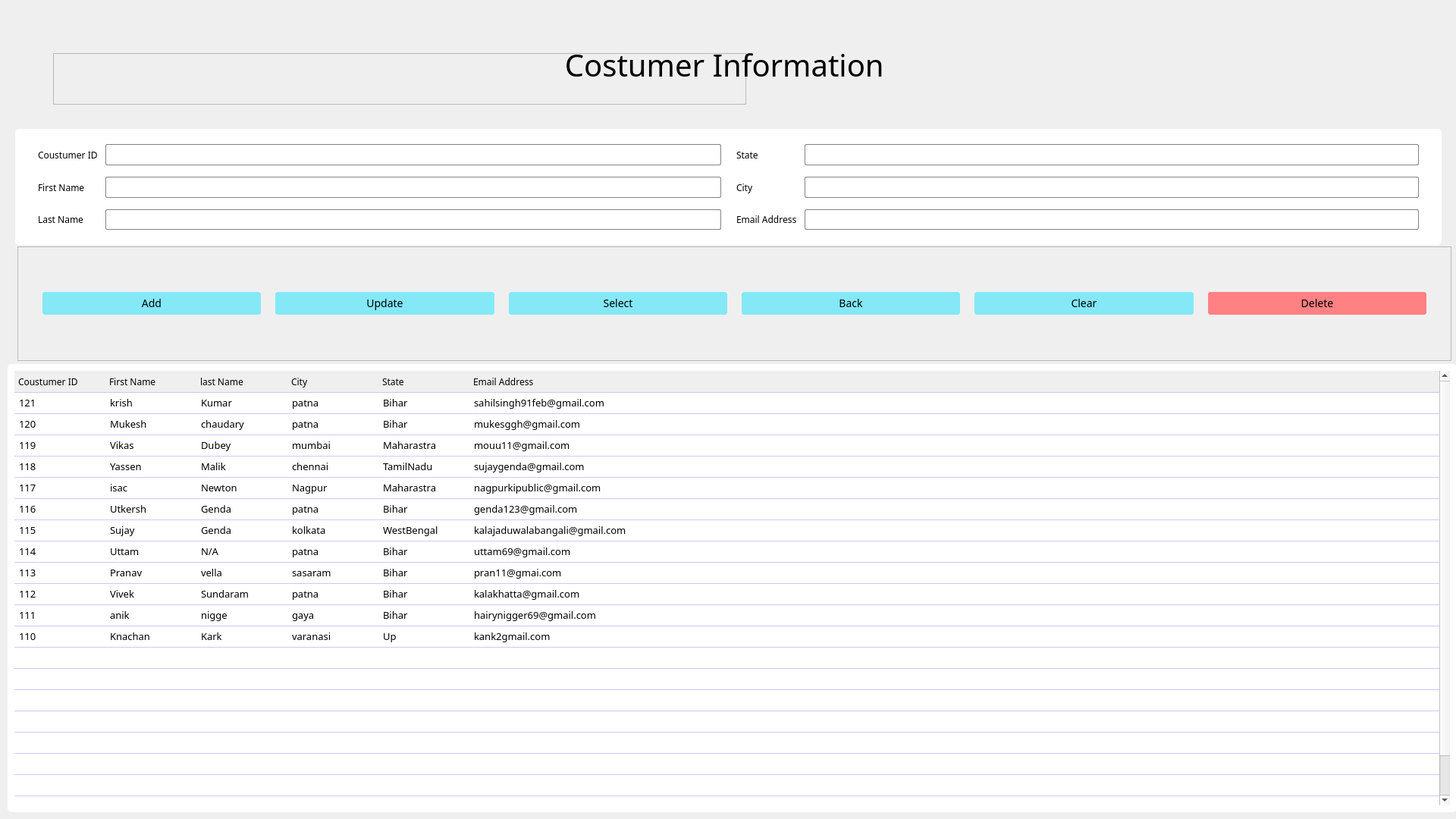
<?xml version="1.0" encoding="UTF-8"?>
<ui version="4.0">
 <class>Form</class>
 <widget class="QWidget" name="Form">
  <property name="geometry">
   <rect>
    <x>0</x>
    <y>0</y>
    <width>1920</width>
    <height>1080</height>
   </rect>
  </property>
  <property name="windowTitle">
   <string>Form</string>
  </property>
  <property name="styleSheet">
   <string notr="true">#info_frame {
	background-color: #fff;
	border: none;
	border-radius: 5px;
}

#info_frame QLabel,
#info_frame QLineEdit,
#info_frame QComboBox,
#function_frame QPushButton,
QHeaderView::section
 {
	font-family: Segoe UI Semibold;
	font-size: 12px;
}

#info_frame QLineEdit,
#info_frame QComboBox {
	padding: 4px 5px;
	border: 1px solid #838383;
	border-radius: 2px;
}

#info_frame QLineEdit:focus,
#info_frame QComboBox:focus
 {
	border-color: #0055ff;
}

QComboBox::drop-down { 
	background: transparent; 
	border: none;
	margin-right: 5px;
} 

QComboBox::down-arrow {
	image: url(:/icons/icons/expand_more.svg);
}

#result_frame {
	border-radius: 5px;
	background-color: #fff;
}

QHeaderView::section{
	border: none;
	border-bottom:1px solid #d0c6ff;
	text-align:left;
	padding: 3px 5px;
}

QTableWidget::Item{
	border-bottom:1px solid #d0c6ff;
	color: black;
	padding-left: 3px;
}

#function_frame QPushButton {
	font-size: 14px;
	padding: 5px 10px;
	border: 2px solid #f0f0f0;
	border-radius: 5px;
	background-color: #84e8f7;
}

#function_frame QPushButton:hover {
	border-color: #4c96f7;
	font-size: 15px;
}

#function_frame #delete_btn {
	background-color: #ff8183;
}

#function_frame #delete_btn:hover {
	border-color: #dc0004;
}





</string>
  </property>
  <widget class="QFrame" name="frame_3">
   <property name="geometry">
    <rect>
     <x>70</x>
     <y>70</y>
     <width>914</width>
     <height>68</height>
    </rect>
   </property>
   <property name="frameShape">
    <enum>QFrame::StyledPanel</enum>
   </property>
   <property name="frameShadow">
    <enum>QFrame::Raised</enum>
   </property>
   <layout class="QHBoxLayout" name="horizontalLayout_2"/>
  </widget>
  <widget class="QFrame" name="result_frame">
   <property name="geometry">
    <rect>
     <x>10</x>
     <y>480</y>
     <width>1911</width>
     <height>591</height>
    </rect>
   </property>
   <property name="frameShape">
    <enum>QFrame::StyledPanel</enum>
   </property>
   <property name="frameShadow">
    <enum>QFrame::Raised</enum>
   </property>
   <layout class="QGridLayout" name="gridLayout_4">
    <item row="0" column="0">
     <widget class="QTableWidget" name="tableWidget">
      <property name="font">
       <font>
        <family>黑体</family>
        <pointsize>10</pointsize>
       </font>
      </property>
      <property name="focusPolicy">
       <enum>Qt::NoFocus</enum>
      </property>
      <property name="styleSheet">
       <string notr="true"/>
      </property>
      <property name="frameShape">
       <enum>QFrame::NoFrame</enum>
      </property>
      <property name="selectionMode">
       <enum>QAbstractItemView::ExtendedSelection</enum>
      </property>
      <property name="selectionBehavior">
       <enum>QAbstractItemView::SelectRows</enum>
      </property>
      <property name="showGrid">
       <bool>false</bool>
      </property>
      <property name="gridStyle">
       <enum>Qt::NoPen</enum>
      </property>
      <property name="sortingEnabled">
       <bool>true</bool>
      </property>
      <property name="wordWrap">
       <bool>true</bool>
      </property>
      <property name="cornerButtonEnabled">
       <bool>false</bool>
      </property>
      <property name="rowCount">
       <number>21</number>
      </property>
      <attribute name="horizontalHeaderCascadingSectionResizes">
       <bool>false</bool>
      </attribute>
      <attribute name="horizontalHeaderMinimumSectionSize">
       <number>50</number>
      </attribute>
      <attribute name="horizontalHeaderDefaultSectionSize">
       <number>120</number>
      </attribute>
      <attribute name="horizontalHeaderStretchLastSection">
       <bool>true</bool>
      </attribute>
      <attribute name="verticalHeaderVisible">
       <bool>false</bool>
      </attribute>
      <attribute name="verticalHeaderCascadingSectionResizes">
       <bool>false</bool>
      </attribute>
      <attribute name="verticalHeaderDefaultSectionSize">
       <number>28</number>
      </attribute>
      <attribute name="verticalHeaderHighlightSections">
       <bool>false</bool>
      </attribute>
      <attribute name="verticalHeaderShowSortIndicator" stdset="0">
       <bool>true</bool>
      </attribute>
      <attribute name="verticalHeaderStretchLastSection">
       <bool>false</bool>
      </attribute>
      <row>
       <property name="text">
        <string>1</string>
       </property>
      </row>
      <row>
       <property name="text">
        <string>New Row</string>
       </property>
      </row>
      <row>
       <property name="text">
        <string>New Row</string>
       </property>
      </row>
      <row>
       <property name="text">
        <string>New Row</string>
       </property>
      </row>
      <row>
       <property name="text">
        <string>New Row</string>
       </property>
      </row>
      <row>
       <property name="text">
        <string>New Row</string>
       </property>
      </row>
      <row>
       <property name="text">
        <string>New Row</string>
       </property>
      </row>
      <row>
       <property name="text">
        <string>New Row</string>
       </property>
      </row>
      <row>
       <property name="text">
        <string>New Row</string>
       </property>
      </row>
      <row>
       <property name="text">
        <string>New Row</string>
       </property>
      </row>
      <row>
       <property name="text">
        <string>New Row</string>
       </property>
      </row>
      <row>
       <property name="text">
        <string>New Row</string>
       </property>
      </row>
      <row>
       <property name="text">
        <string>New Row</string>
       </property>
      </row>
      <row>
       <property name="text">
        <string>New Row</string>
       </property>
      </row>
      <row>
       <property name="text">
        <string>New Row</string>
       </property>
      </row>
      <row>
       <property name="text">
        <string>New Row</string>
       </property>
      </row>
      <row>
       <property name="text">
        <string>New Row</string>
       </property>
      </row>
      <row>
       <property name="text">
        <string>New Row</string>
       </property>
      </row>
      <row>
       <property name="text">
        <string>New Row</string>
       </property>
      </row>
      <row>
       <property name="text">
        <string>New Row</string>
       </property>
      </row>
      <row>
       <property name="text">
        <string>2</string>
       </property>
      </row>
      <column>
       <property name="text">
        <string>Coustumer ID</string>
       </property>
       <property name="font">
        <font>
         <family>黑体</family>
         <pointsize>10</pointsize>
        </font>
       </property>
       <property name="textAlignment">
        <set>AlignLeading|AlignVCenter</set>
       </property>
      </column>
      <column>
       <property name="text">
        <string>First Name</string>
       </property>
       <property name="font">
        <font>
         <family>黑体</family>
         <pointsize>10</pointsize>
        </font>
       </property>
       <property name="textAlignment">
        <set>AlignLeading|AlignVCenter</set>
       </property>
      </column>
      <column>
       <property name="text">
        <string>last Name</string>
       </property>
       <property name="textAlignment">
        <set>AlignLeading|AlignVCenter</set>
       </property>
      </column>
      <column>
       <property name="text">
        <string>City</string>
       </property>
       <property name="textAlignment">
        <set>AlignLeading|AlignVCenter</set>
       </property>
      </column>
      <column>
       <property name="text">
        <string>State</string>
       </property>
       <property name="textAlignment">
        <set>AlignLeading|AlignVCenter</set>
       </property>
      </column>
      <column>
       <property name="text">
        <string>Email Address</string>
       </property>
       <property name="textAlignment">
        <set>AlignLeading|AlignVCenter</set>
       </property>
      </column>
      <item row="0" column="0">
       <property name="text">
        <string>121</string>
       </property>
      </item>
      <item row="0" column="1">
       <property name="text">
        <string>krish</string>
       </property>
      </item>
      <item row="0" column="2">
       <property name="text">
        <string>Kumar</string>
       </property>
      </item>
      <item row="0" column="3">
       <property name="text">
        <string>patna</string>
       </property>
      </item>
      <item row="0" column="4">
       <property name="text">
        <string>Bihar</string>
       </property>
      </item>
      <item row="0" column="5">
       <property name="text">
        <string>sahilsingh91feb@gmail.com</string>
       </property>
      </item>
      <item row="1" column="0">
       <property name="text">
        <string>120</string>
       </property>
      </item>
      <item row="1" column="1">
       <property name="text">
        <string>Mukesh </string>
       </property>
      </item>
      <item row="1" column="2">
       <property name="text">
        <string>chaudary</string>
       </property>
      </item>
      <item row="1" column="3">
       <property name="text">
        <string>patna</string>
       </property>
      </item>
      <item row="1" column="4">
       <property name="text">
        <string>Bihar</string>
       </property>
      </item>
      <item row="1" column="5">
       <property name="text">
        <string>mukesggh@gmail.com</string>
       </property>
      </item>
      <item row="2" column="0">
       <property name="text">
        <string>119</string>
       </property>
      </item>
      <item row="2" column="1">
       <property name="text">
        <string>Vikas </string>
       </property>
      </item>
      <item row="2" column="2">
       <property name="text">
        <string>Dubey</string>
       </property>
      </item>
      <item row="2" column="3">
       <property name="text">
        <string>mumbai</string>
       </property>
      </item>
      <item row="2" column="4">
       <property name="text">
        <string>Maharastra</string>
       </property>
      </item>
      <item row="2" column="5">
       <property name="text">
        <string>mouu11@gmail.com</string>
       </property>
      </item>
      <item row="3" column="0">
       <property name="text">
        <string>118</string>
       </property>
      </item>
      <item row="3" column="1">
       <property name="text">
        <string>Yassen</string>
       </property>
      </item>
      <item row="3" column="2">
       <property name="text">
        <string>Malik</string>
       </property>
      </item>
      <item row="3" column="3">
       <property name="text">
        <string>chennai</string>
       </property>
      </item>
      <item row="3" column="4">
       <property name="text">
        <string>TamilNadu</string>
       </property>
      </item>
      <item row="3" column="5">
       <property name="text">
        <string>sujaygenda@gmail.com</string>
       </property>
      </item>
      <item row="4" column="0">
       <property name="text">
        <string>117</string>
       </property>
      </item>
      <item row="4" column="1">
       <property name="text">
        <string>isac</string>
       </property>
      </item>
      <item row="4" column="2">
       <property name="text">
        <string>Newton</string>
       </property>
      </item>
      <item row="4" column="3">
       <property name="text">
        <string>Nagpur</string>
       </property>
      </item>
      <item row="4" column="4">
       <property name="text">
        <string>Maharastra</string>
       </property>
      </item>
      <item row="4" column="5">
       <property name="text">
        <string>nagpurkipublic@gmail.com</string>
       </property>
      </item>
      <item row="5" column="0">
       <property name="text">
        <string>116</string>
       </property>
      </item>
      <item row="5" column="1">
       <property name="text">
        <string>Utkersh</string>
       </property>
      </item>
      <item row="5" column="2">
       <property name="text">
        <string>Genda</string>
       </property>
      </item>
      <item row="5" column="3">
       <property name="text">
        <string>patna</string>
       </property>
      </item>
      <item row="5" column="4">
       <property name="text">
        <string>Bihar</string>
       </property>
      </item>
      <item row="5" column="5">
       <property name="text">
        <string>genda123@gmail.com</string>
       </property>
      </item>
      <item row="6" column="0">
       <property name="text">
        <string>115</string>
       </property>
      </item>
      <item row="6" column="1">
       <property name="text">
        <string>Sujay</string>
       </property>
      </item>
      <item row="6" column="2">
       <property name="text">
        <string>Genda</string>
       </property>
      </item>
      <item row="6" column="3">
       <property name="text">
        <string>kolkata</string>
       </property>
      </item>
      <item row="6" column="4">
       <property name="text">
        <string>WestBengal</string>
       </property>
      </item>
      <item row="6" column="5">
       <property name="text">
        <string>kalajaduwalabangali@gmail.com</string>
       </property>
      </item>
      <item row="7" column="0">
       <property name="text">
        <string>114</string>
       </property>
      </item>
      <item row="7" column="1">
       <property name="text">
        <string>Uttam</string>
       </property>
      </item>
      <item row="7" column="2">
       <property name="text">
        <string>N/A</string>
       </property>
      </item>
      <item row="7" column="3">
       <property name="text">
        <string>patna</string>
       </property>
      </item>
      <item row="7" column="4">
       <property name="text">
        <string>Bihar</string>
       </property>
      </item>
      <item row="7" column="5">
       <property name="text">
        <string>uttam69@gmail.com</string>
       </property>
      </item>
      <item row="8" column="0">
       <property name="text">
        <string>113</string>
       </property>
      </item>
      <item row="8" column="1">
       <property name="text">
        <string>Pranav</string>
       </property>
      </item>
      <item row="8" column="2">
       <property name="text">
        <string>vella</string>
       </property>
      </item>
      <item row="8" column="3">
       <property name="text">
        <string>sasaram</string>
       </property>
      </item>
      <item row="8" column="4">
       <property name="text">
        <string>Bihar</string>
       </property>
      </item>
      <item row="8" column="5">
       <property name="text">
        <string>pran11@gmai.com</string>
       </property>
      </item>
      <item row="9" column="0">
       <property name="text">
        <string>112</string>
       </property>
      </item>
      <item row="9" column="1">
       <property name="text">
        <string>Vivek</string>
       </property>
      </item>
      <item row="9" column="2">
       <property name="text">
        <string>Sundaram</string>
       </property>
      </item>
      <item row="9" column="3">
       <property name="text">
        <string>patna</string>
       </property>
      </item>
      <item row="9" column="4">
       <property name="text">
        <string>Bihar</string>
       </property>
      </item>
      <item row="9" column="5">
       <property name="text">
        <string>kalakhatta@gmail.com</string>
       </property>
      </item>
      <item row="10" column="0">
       <property name="text">
        <string>111</string>
       </property>
      </item>
      <item row="10" column="1">
       <property name="text">
        <string>anik</string>
       </property>
      </item>
      <item row="10" column="2">
       <property name="text">
        <string>nigge</string>
       </property>
      </item>
      <item row="10" column="3">
       <property name="text">
        <string>gaya</string>
       </property>
      </item>
      <item row="10" column="4">
       <property name="text">
        <string>Bihar</string>
       </property>
      </item>
      <item row="10" column="5">
       <property name="text">
        <string>hairynigger69@gmail.com</string>
       </property>
      </item>
      <item row="11" column="0">
       <property name="text">
        <string>110</string>
       </property>
      </item>
      <item row="11" column="1">
       <property name="text">
        <string>Knachan</string>
       </property>
      </item>
      <item row="11" column="2">
       <property name="text">
        <string>Kark</string>
       </property>
      </item>
      <item row="11" column="3">
       <property name="text">
        <string>varanasi</string>
       </property>
      </item>
      <item row="11" column="4">
       <property name="text">
        <string>Up</string>
       </property>
      </item>
      <item row="11" column="5">
       <property name="text">
        <string>kank2gmail.com</string>
       </property>
      </item>
      <item row="12" column="0">
       <property name="text">
        <string/>
       </property>
      </item>
      <item row="13" column="0">
       <property name="text">
        <string/>
       </property>
      </item>
      <item row="14" column="0">
       <property name="text">
        <string/>
       </property>
      </item>
      <item row="20" column="0">
       <property name="text">
        <string/>
       </property>
      </item>
     </widget>
    </item>
   </layout>
  </widget>
  <widget class="QFrame" name="info_frame">
   <property name="geometry">
    <rect>
     <x>20</x>
     <y>170</y>
     <width>1881</width>
     <height>153</height>
    </rect>
   </property>
   <property name="frameShape">
    <enum>QFrame::StyledPanel</enum>
   </property>
   <property name="frameShadow">
    <enum>QFrame::Raised</enum>
   </property>
   <layout class="QGridLayout" name="gridLayout_6">
    <property name="leftMargin">
     <number>30</number>
    </property>
    <property name="topMargin">
     <number>20</number>
    </property>
    <property name="rightMargin">
     <number>30</number>
    </property>
    <property name="bottomMargin">
     <number>20</number>
    </property>
    <property name="horizontalSpacing">
     <number>20</number>
    </property>
    <property name="verticalSpacing">
     <number>10</number>
    </property>
    <item row="0" column="0">
     <layout class="QGridLayout" name="gridLayout_2">
      <property name="horizontalSpacing">
       <number>10</number>
      </property>
      <property name="verticalSpacing">
       <number>15</number>
      </property>
      <item row="0" column="0">
       <widget class="QLabel" name="label">
        <property name="font">
         <font>
          <family>Segoe UI Semibold</family>
          <pointsize>-1</pointsize>
         </font>
        </property>
        <property name="text">
         <string>Coustumer ID</string>
        </property>
       </widget>
      </item>
      <item row="0" column="1">
       <widget class="QLineEdit" name="lineEdit">
        <property name="inputMethodHints">
         <set>Qt::ImhDigitsOnly</set>
        </property>
       </widget>
      </item>
      <item row="1" column="0">
       <widget class="QLabel" name="label_2">
        <property name="text">
         <string>First Name</string>
        </property>
       </widget>
      </item>
      <item row="1" column="1">
       <widget class="QLineEdit" name="lineEdit_2"/>
      </item>
      <item row="2" column="0">
       <widget class="QLabel" name="label_3">
        <property name="text">
         <string>Last Name</string>
        </property>
       </widget>
      </item>
      <item row="2" column="1">
       <widget class="QLineEdit" name="lineEdit_3"/>
      </item>
     </layout>
    </item>
    <item row="0" column="1">
     <layout class="QGridLayout" name="gridLayout_3">
      <property name="horizontalSpacing">
       <number>10</number>
      </property>
      <property name="verticalSpacing">
       <number>15</number>
      </property>
      <item row="0" column="0">
       <widget class="QLabel" name="label_4">
        <property name="text">
         <string>State</string>
        </property>
       </widget>
      </item>
      <item row="0" column="1">
       <widget class="QComboBox" name="comboBox">
        <property name="editable">
         <bool>true</bool>
        </property>
        <item>
         <property name="text">
          <string/>
         </property>
        </item>
        <item>
         <property name="text">
          <string>New Item</string>
         </property>
        </item>
        <item>
         <property name="text">
          <string>New Item</string>
         </property>
        </item>
        <item>
         <property name="text">
          <string>New Item</string>
         </property>
        </item>
        <item>
         <property name="text">
          <string>New Item</string>
         </property>
        </item>
       </widget>
      </item>
      <item row="1" column="0">
       <widget class="QLabel" name="label_5">
        <property name="text">
         <string>City</string>
        </property>
       </widget>
      </item>
      <item row="1" column="1">
       <widget class="QComboBox" name="comboBox_2">
        <property name="editable">
         <bool>true</bool>
        </property>
        <item>
         <property name="text">
          <string/>
         </property>
        </item>
        <item>
         <property name="text">
          <string>New Item</string>
         </property>
        </item>
        <item>
         <property name="text">
          <string>New Item</string>
         </property>
        </item>
        <item>
         <property name="text">
          <string>New Item</string>
         </property>
        </item>
        <item>
         <property name="text">
          <string>New Item</string>
         </property>
        </item>
        <item>
         <property name="text">
          <string>New Item</string>
         </property>
        </item>
       </widget>
      </item>
      <item row="2" column="0">
       <widget class="QLabel" name="label_6">
        <property name="text">
         <string>Email Address</string>
        </property>
       </widget>
      </item>
      <item row="2" column="1">
       <widget class="QLineEdit" name="lineEdit_4"/>
      </item>
     </layout>
    </item>
   </layout>
  </widget>
  <widget class="QFrame" name="function_frame">
   <property name="geometry">
    <rect>
     <x>23</x>
     <y>325</y>
     <width>1891</width>
     <height>151</height>
    </rect>
   </property>
   <property name="frameShape">
    <enum>QFrame::StyledPanel</enum>
   </property>
   <property name="frameShadow">
    <enum>QFrame::Raised</enum>
   </property>
   <layout class="QHBoxLayout" name="horizontalLayout">
    <property name="spacing">
     <number>15</number>
    </property>
    <property name="leftMargin">
     <number>30</number>
    </property>
    <property name="topMargin">
     <number>10</number>
    </property>
    <property name="rightMargin">
     <number>30</number>
    </property>
    <property name="bottomMargin">
     <number>10</number>
    </property>
    <item>
     <widget class="QPushButton" name="add_btn">
      <property name="text">
       <string>Add</string>
      </property>
      <property name="icon">
       <iconset>
        <normaloff>../mainwin/PyQt5-Video-Book-main/#017_Students information system/icons/add.svg</normaloff>../mainwin/PyQt5-Video-Book-main/#017_Students information system/icons/add.svg</iconset>
      </property>
      <property name="iconSize">
       <size>
        <width>20</width>
        <height>20</height>
       </size>
      </property>
     </widget>
    </item>
    <item>
     <widget class="QPushButton" name="update_btn">
      <property name="text">
       <string>Update</string>
      </property>
      <property name="icon">
       <iconset>
        <normaloff>../mainwin/PyQt5-Video-Book-main/#017_Students information system/icons/update.svg</normaloff>../mainwin/PyQt5-Video-Book-main/#017_Students information system/icons/update.svg</iconset>
      </property>
      <property name="iconSize">
       <size>
        <width>20</width>
        <height>20</height>
       </size>
      </property>
     </widget>
    </item>
    <item>
     <widget class="QPushButton" name="select_btn">
      <property name="text">
       <string>Select</string>
      </property>
      <property name="icon">
       <iconset>
        <normaloff>../mainwin/PyQt5-Video-Book-main/#017_Students information system/icons/select.svg</normaloff>../mainwin/PyQt5-Video-Book-main/#017_Students information system/icons/select.svg</iconset>
      </property>
      <property name="iconSize">
       <size>
        <width>20</width>
        <height>20</height>
       </size>
      </property>
     </widget>
    </item>
    <item>
     <widget class="QPushButton" name="back_btn">
      <property name="text">
       <string>Back</string>
      </property>
      <property name="icon">
       <iconset>
        <normaloff>icons/account-logout-64.ico</normaloff>icons/account-logout-64.ico</iconset>
      </property>
      <property name="iconSize">
       <size>
        <width>20</width>
        <height>20</height>
       </size>
      </property>
     </widget>
    </item>
    <item>
     <widget class="QPushButton" name="clear_btn">
      <property name="text">
       <string>Clear</string>
      </property>
      <property name="icon">
       <iconset>
        <normaloff>../mainwin/PyQt5-Video-Book-main/#017_Students information system/icons/clear.svg</normaloff>../mainwin/PyQt5-Video-Book-main/#017_Students information system/icons/clear.svg</iconset>
      </property>
      <property name="iconSize">
       <size>
        <width>20</width>
        <height>20</height>
       </size>
      </property>
     </widget>
    </item>
    <item>
     <widget class="QPushButton" name="delete_btn">
      <property name="text">
       <string>Delete</string>
      </property>
      <property name="icon">
       <iconset>
        <normaloff>../mainwin/PyQt5-Video-Book-main/#017_Students information system/icons/delete.svg</normaloff>../mainwin/PyQt5-Video-Book-main/#017_Students information system/icons/delete.svg</iconset>
      </property>
      <property name="iconSize">
       <size>
        <width>20</width>
        <height>20</height>
       </size>
      </property>
     </widget>
    </item>
   </layout>
  </widget>
  <widget class="QLabel" name="title_label">
   <property name="geometry">
    <rect>
     <x>20</x>
     <y>10</y>
     <width>1881</width>
     <height>151</height>
    </rect>
   </property>
   <property name="font">
    <font>
     <family>Rockwell Extra Bold</family>
     <pointsize>30</pointsize>
    </font>
   </property>
   <property name="text">
    <string>Costumer Information </string>
   </property>
   <property name="alignment">
    <set>Qt::AlignCenter</set>
   </property>
  </widget>
 </widget>
 <resources/>
 <connections/>
</ui>
